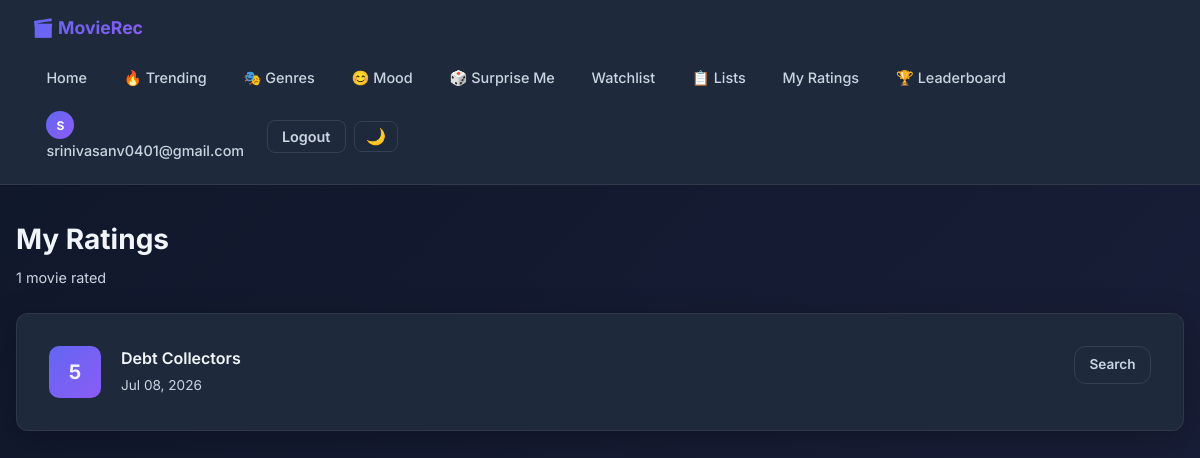
Screenshot of /ratings/ (signed in) with the database file from the repository.
### recommender/models.py (models this page shows, shortened)
class Rating(models.Model):
    user = models.ForeignKey(User, on_delete=models.CASCADE, related_name='ratings')
    movie_title = models.CharField(max_length=255)
    score = models.PositiveSmallIntegerField()  # 1–10
    review = models.TextField(blank=True, max_length=1000)
    created_at = models.DateTimeField(auto_now_add=True)
    updated_at = models.DateTimeField(auto_now=True)
    class Meta:
        unique_together = ('user', 'movie_title')
        ordering = ['-updated_at']

### recommender/views.py (the view)
# urls.py: path('ratings/', views.my_ratings, name='my_ratings'),
@login_required
def my_ratings(request):
    ratings = Rating.objects.filter(user=request.user)
    return render(request, 'recommender/my_ratings.html', {'ratings': ratings})

### recommender/templates/recommender/my_ratings.html (shortened to what this page needs)
{% extends 'recommender/base.html' %}
{% block content %}
<div class="page">
    <div style="margin-bottom:1.5rem">
        <h1 style="font-size:1.75rem;font-weight:700">My Ratings</h1>
        <p style="color:var(--text-muted);font-size:.9rem;margin-top:.25rem">{{ ratings.count }} movie{% if ratings.count != 1 %}s{% endif %} rated</p>
    </div>
    {% if ratings %}
    <div style="display:flex;flex-direction:column;gap:1rem">
        {% for r in ratings %}
        <div class="card" style="display:flex;align-items:flex-start;gap:1.25rem;flex-wrap:wrap">
            <div style="width:52px;height:52px;border-radius:10px;background:linear-gradient(135deg,var(--primary),var(--secondary));display:flex;align-items:center;justify-content:center;font-size:1.25rem;font-weight:700;flex-shrink:0">
                {{ r.score }}
            </div>
            <div style="flex:1;min-width:0">
                <h3 style="font-size:1rem;font-weight:600">{{ r.movie_title }}</h3>
                <div style="display:flex;align-items:center;gap:.5rem;margin-top:.25rem">
                    <span style="color:var(--text-muted);font-size:.85rem">{{ r.updated_at|date:"M d, Y" }}</span>
                </div>
            </div>
            <div style="display:flex;gap:.5rem">
                <a href="https://www.google.com/search?q={{ r.movie_title|urlencode }}+movie" target="_blank" rel="noopener" class="btn btn-outline btn-sm">Search</a>
            </div>
        </div>
        {% endfor %}
    </div>
    {% endif %}
</div>
{% endblock %}

### recommender/templates/recommender/base.html (shortened to what this page needs)
{% load static %}
<!DOCTYPE html>
<html lang="en">
<head>
</head>
<body>
<nav class="nav">
    <div class="nav-inner">
        <a href="{% url 'recommender:main' %}" class="nav-brand">🎬 MovieRec</a>
        <div class="nav-links">
            <a href="{% url 'recommender:main' %}" class="nav-link">Home</a>
            <a href="{% url 'recommender:trending' %}" class="nav-link">🔥 Trending</a>
            <a href="{% url 'recommender:genre_browse' %}" class="nav-link">🎭 Genres</a>
            <a href="{% url 'recommender:mood_recommendations' %}" class="nav-link">😊 Mood</a>
            <a href="{% url 'recommender:surprise_me' %}" class="nav-link">🎲 Surprise Me</a>
            {% if user.is_authenticated %}
                <a href="{% url 'recommender:watchlist' %}" class="nav-link">Watchlist</a>
                <a href="{% url 'recommender:my_lists' %}" class="nav-link">📋 Lists</a>
                <a href="{% url 'recommender:my_ratings' %}" class="nav-link">My Ratings</a>
                <a href="{% url 'recommender:leaderboard' %}" class="nav-link">🏆 Leaderboard</a>
                <a href="{% url 'recommender:profile' %}" class="nav-link">
                    <span class="nav-avatar">{{ user.username|first|upper }}</span>
                    {{ user.username }}
                </a>
                <form method="post" action="{% url 'recommender:logout' %}" style="display:inline">
                    <button type="submit" class="nav-btn nav-btn-outline">Logout</button>
                </form>
            {% else %}
                <a href="{% url 'recommender:leaderboard' %}" class="nav-link">🏆 Leaderboard</a>
                <a href="{% url 'recommender:login' %}" class="nav-btn nav-btn-outline">Login</a>
                <a href="{% url 'recommender:register' %}" class="nav-btn nav-btn-primary">Sign Up</a>
            {% endif %}
            <button class="theme-toggle" id="themeToggle" title="Toggle light/dark mode">🌙</button>
        </div>
    </div>
</nav>
{% block content %}{% endblock %}
</body>
</html>

### recommender/templates/recommender/base.html (style rules this page uses)
* { margin:0;padding:0;box-sizing:border-box }
:root { --primary:#6366f1;--primary-dark:#4f46e5;--secondary:#8b5cf6; --bg:#0f172a;--surface:#1e293b;--surface-light:#334155; --text:#f1f5f9;--text-muted:#cbd5e1;--error:#ef4444;--success:#10b981; --radius:12px;--transition:all 0.3s cubic-bezier(0.4,0,0.2,1); }
body { font-family:'Inter',sans-serif;background:linear-gradient(135deg,var(--bg) 0%,#1a1f3a 100%);color:var(--text);min-height:100vh;line-height:1.6;transition:background .3s,color .3s }
.nav { background:var(--surface);border-bottom:1px solid rgba(255,255,255,.08);padding:.9rem 2rem;position:sticky;top:0;z-index:200;backdrop-filter:blur(10px);transition:background .3s }
.nav-inner { max-width:1200px;margin:0 auto;display:flex;align-items:center;justify-content:space-between;gap:1rem;flex-wrap:wrap }
.nav-brand { font-weight:700;font-size:1.1rem;text-decoration:none;color:var(--text);background:linear-gradient(135deg,var(--primary),var(--secondary));-webkit-background-clip:text;-webkit-text-fill-color:transparent;background-clip:text }
.nav-links { display:flex;align-items:center;gap:.5rem;flex-wrap:wrap }
.nav-link { padding:.45rem .9rem;border-radius:8px;text-decoration:none;color:var(--text-muted);font-size:.9rem;font-weight:500;transition:var(--transition) }
.nav-btn { padding:.45rem .9rem;border-radius:8px;text-decoration:none;font-size:.9rem;font-weight:600;transition:var(--transition);border:none;cursor:pointer;font-family:inherit }
.nav-btn-outline { background:transparent;border:1.5px solid var(--surface-light);color:var(--text-muted) }
.nav-avatar { width:28px;height:28px;border-radius:50%;background:linear-gradient(135deg,var(--primary),var(--secondary));display:flex;align-items:center;justify-content:center;font-size:.75rem;font-weight:700;color:#fff;flex-shrink:0 }
.theme-toggle { background:transparent;border:1.5px solid var(--surface-light);border-radius:8px;padding:.4rem .7rem;cursor:pointer;font-size:1rem;transition:var(--transition);color:var(--text-muted);line-height:1 }
.page { max-width:1200px;margin:0 auto;padding:2rem 1rem 4rem }
.card { background:var(--surface);border-radius:var(--radius);padding:2rem;border:1px solid rgba(255,255,255,.07);box-shadow:0 8px 32px rgba(0,0,0,.25) }
.btn { display:inline-flex;align-items:center;justify-content:center;gap:.45rem;padding:.75rem 1.5rem;border-radius:var(--radius);font-size:.95rem;font-weight:600;cursor:pointer;transition:var(--transition);border:none;font-family:inherit;text-decoration:none }
.btn-outline { background:transparent;border:1.5px solid var(--surface-light);color:var(--text-muted) }
.btn-sm { padding:.45rem .9rem;font-size:.85rem }

### rows the page displays
Rating: score "5", movie_title "Debt Collectors", updated_at "Jul 08, 2026"

### other values shown
{{ user.username|first|upper }} "S"
{{ user.username }} "srinivasanv0401@gmail.com"
{{ ratings.count }} "1"
